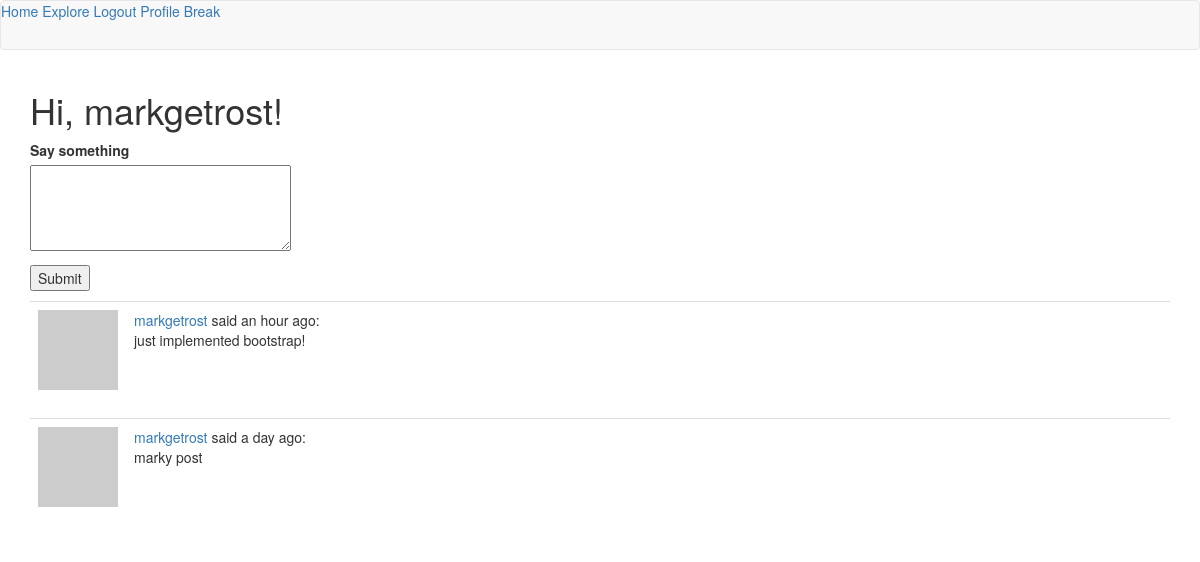
Screenshot of /index (signed in) with the database file from the repository.
### app/models.py (models this page shows, shortened)
class User(UserMixin, db.Model):
    id = db.Column(db.Integer, primary_key=True)
    username = db.Column(db.String(64), index=True, unique=True)
    email = db.Column(db.String(120), index=True, unique=True)
    password_hash = db.Column(db.String(128))
    posts = db.relationship('Post', backref='author', lazy='dynamic')
    about_me = db.Column(db.String(140))
    last_seen = db.Column(db.DateTime, default=datetime.utcnow)
    '''
    implementing followers
    the following relationship implements this idea:
    A follows B. A is the left User. B is the right User.
    If we query A, we get the list of users followed by A.

    Below,
    • 'User' is the user followed by A.
    • secondary is the aux. table above this class.
    • primary join is the condition that links A to B.
        - the follower id matches self.id (first var. in this class above)
    • secondaryjoin links B to A. B is the followed user, so they have the
      same id.
    • backref

    '''
    followed = db.relationship(
        'User', secondary=followers,
        primaryjoin=(followers.c.follower_id == id),
        secondaryjoin=(followers.c.followed_id == id),
        backref=db.backref('followers', lazy='dynamic'), lazy='dynamic')
    def followed_posts(self):
        just_followed_posts = Post.query.join(
        followers, (followers.c.followed_id==Post.user_id)).filter(
        followers.c.follower_id==self.id)
        own_posts = Post.query.filter_by(user_id=self.id)
        return just_followed_posts.union(own_posts).order_by(Post.timestamp.desc())
    def avatar(self, size):
        return 'https://www.gravatar.com/avatar/%s?d=identicon&s=%d' % (md5(self.email.encode('utf-8')).hexdigest(), size)
    '''
    Implement following and unfollowing other users.
    '''

class Post(db.Model):
    id = db.Column(db.Integer, primary_key=True)
    body = db.Column(db.String(140))
    timestamp = db.Column(db.DateTime, index=True, default=datetime.utcnow)
    user_id = db.Column(db.Integer, db.ForeignKey('user.id'))

### app/routes.py (the view, shortened to what this page needs)
@app.route('/', methods=['GET','POST'])
@app.route('/index', methods=['GET','POST'])
@login_required # decorator used by Flask-Login to ensure a user must be logged in to view this page
def index():
	form=PostForm()
	page = request.args.get('page', 1, type=int)
	posts = current_user.followed_posts().paginate(
		page, app.config['POSTS_PER_PAGE'], False)
	next_url = url_for('index', page=posts.next_num) \
		if posts.has_next else None
	prev_url = url_for('index', page=posts.prev_num) \
		if posts.has_prev else None
	return render_template('index.html', title='Home', form=form,
		posts=posts.items, next_url=next_url,
		prev_url=prev_url)

### app/forms.py
class PostForm(FlaskForm):
    post = TextAreaField('Say something', validators=[DataRequired(), Length(min=1,max=140)])
    submit = SubmitField('Submit')

### app/models.py (called while the page is built)
@login.user_loader
def load_user(id):
    return User.query.get(int(id))

### app/routes.py (called while the page is built)
@app.before_request
def before_request():
	if current_user.is_authenticated:
		current_user.last_seen = datetime.utcnow()
		db.session.commit()

### app/templates/index.html (shortened to what this page needs)
{% extends "base.html" %}
{% block app_content %}
    <h1>Hi, {{ current_user.username }}!</h1>
    {% if form %}
    <form action="" method="post">
        <p>
            {{ form.post.label }}<br>
            {{ form.post(cols=32, rows=4) }}<br>
        </p>
        <p>{{ form.submit() }}</p>
    </form>
    {% endif %}
    {% for post in posts %}
      {% include '_post.html' %}
    {% endfor %}
{% endblock %}

### app/templates/_post.html
 <table class="table table-hover">
        <tr>
            <td width="70px">
                <a href="{{ url_for('user', username=post.author.username) }}">
                    <img src="{{ post.author.avatar(70) }}" />
                </a>
            </td>
            <td>
              <a href="{{ url_for('user', username=post.author.username) }}">
                  {{ post.author.username }}
              </a>
              said {{ moment(post.timestamp).fromNow() }}:
              <br>
              {{ post.body }}
            </td>
        </tr>
    </table>

### rows the page displays
User: username "markgetrost"
Post: author.username "markgetrost", timestamp "an hour ago", body "just implemented bootstrap!"
Post: author.username "markgetrost", timestamp "a day ago", body "marky post"
